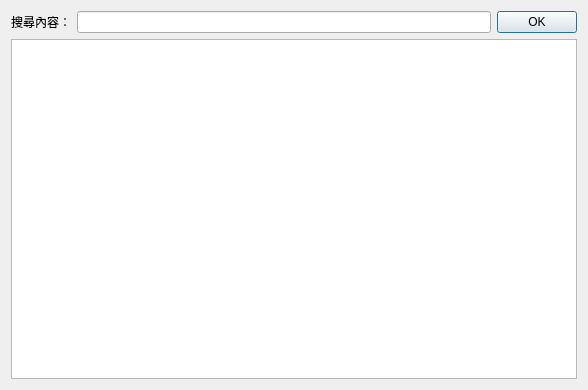
<?xml version="1.0" encoding="UTF-8"?>
<ui version="4.0">
 <class>SearchDialog</class>
 <widget class="QDialog" name="SearchDialog">
  <property name="geometry">
   <rect>
    <x>0</x>
    <y>0</y>
    <width>588</width>
    <height>390</height>
   </rect>
  </property>
  <property name="windowTitle">
   <string>Dialog</string>
  </property>
  <property name="modal">
   <bool>true</bool>
  </property>
  <layout class="QVBoxLayout" name="verticalLayout">
   <item>
    <layout class="QHBoxLayout" name="horizontalLayout">
     <item>
      <widget class="QLabel" name="label">
       <property name="text">
        <string>搜尋內容：</string>
       </property>
      </widget>
     </item>
     <item>
      <widget class="QLineEdit" name="lineEdit"/>
     </item>
     <item>
      <widget class="QPushButton" name="pushButton">
       <property name="text">
        <string>OK</string>
       </property>
      </widget>
     </item>
    </layout>
   </item>
   <item>
    <widget class="QTableView" name="tableView">
     <property name="editTriggers">
      <set>QAbstractItemView::NoEditTriggers</set>
     </property>
     <property name="selectionMode">
      <enum>QAbstractItemView::ExtendedSelection</enum>
     </property>
     <property name="selectionBehavior">
      <enum>QAbstractItemView::SelectRows</enum>
     </property>
     <property name="sortingEnabled">
      <bool>true</bool>
     </property>
     <attribute name="verticalHeaderVisible">
      <bool>false</bool>
     </attribute>
    </widget>
   </item>
  </layout>
 </widget>
 <resources/>
 <connections/>
</ui>
